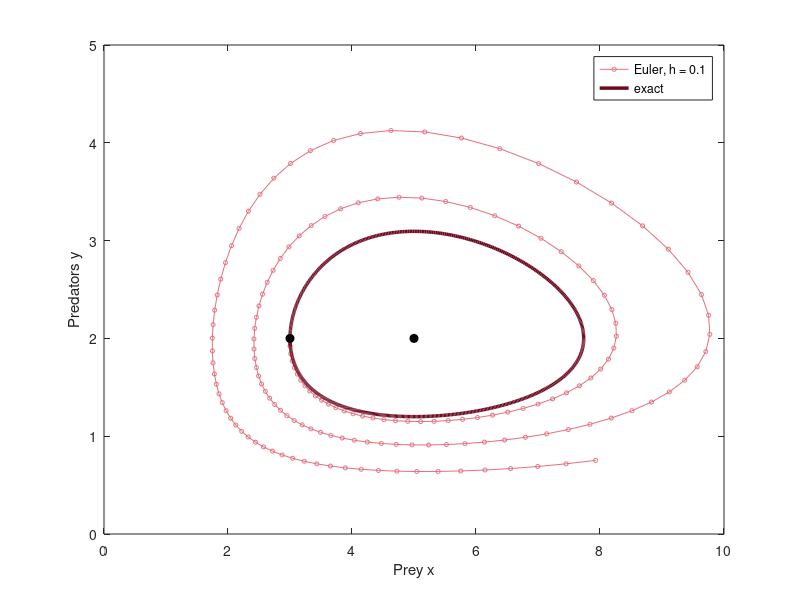

MATLAB code for this plot:
% Fig. 4.7: Euler's method for the Lotka-Volterra model (book, Section 4.1, Eq. 4.7)
% x_{n+1} = x_n + h (r x_n - c x_n y_n),  y_{n+1} = y_n + h (d x_n y_n - e y_n)  with h = 0.1; the exact orbit is closed
% (c) 2026 Philipp Kügler · Program for the book "Dynamical Systems in the Life Sciences" · MIT License (see LICENSE)
r = 1; c = 0.5; d = 0.2; e = 1;
f = @(t, z) [r * z(1) - c * z(1) * z(2); d * z(1) * z(2) - e * z(2)];
h = 0.1; N = 160;
x = zeros(1, N + 1); y = zeros(1, N + 1); x(1) = 3; y(1) = 2;
for n = 1:N
    x(n + 1) = x(n) + h * (r * x(n) - c * x(n) * y(n));
    y(n + 1) = y(n) + h * (d * x(n) * y(n) - e * y(n));
end
opt = odeset('RelTol', 1e-9, 'AbsTol', 1e-11);
[t, z] = ode45(f, linspace(0, 6.5, 651), [3; 2], opt);
H = @(x, y) d * x - e * log(x) + c * y - r * log(y);
fprintf('H exact (constant): %.4f\n', H(3, 2));
fprintf('H Euler after 40, 80, 160 steps: %.4f  %.4f  %.4f\n', H(x([41 81 161]), y([41 81 161])));
plot(x, y, '-o', 'Color', [0.89 0.44 0.49], 'MarkerSize', 3); hold on
plot(z(:, 1), z(:, 2), 'Color', [0.43 0.04 0.12], 'LineWidth', 2.5);
plot([3 5], [2 2], 'ko', 'MarkerFaceColor', 'k'); hold off
xlabel('Prey x'); ylabel('Predators y'); legend('Euler, h = 0.1', 'exact');
